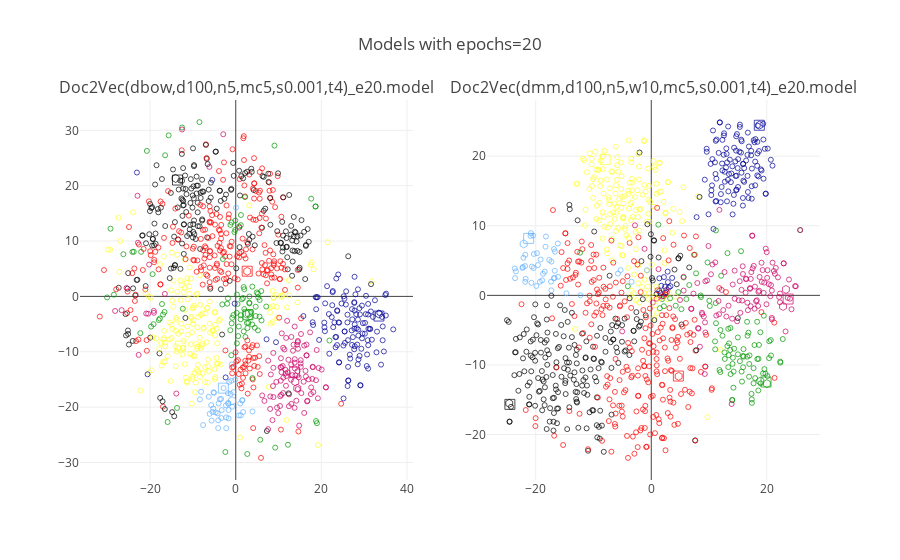

The code cell stored with this chart in its notebook:
### Code cell
pyoff.iplot(fig4, filename='tsnePlot1_epochs20')

### Figure 1 — Plotly figure (JSON) as saved in the notebook; plotly's stock layout.template omitted (floating-point values rounded to 4 significant figures; data arrays with more than 128 entries replaced by an {"elided": "..."} marker saying what was removed)
{"data": [{"marker": {"color": {"elided": "1008 str values"}, "line": {"color": "black", "width": 1}, "showscale": false, "size": {"elided": "1008 int values"}, "symbol": {"elided": "1008 int values"}}, "mode": "markers", "text": {"elided": "1008 str values"}, "type": "scatter", "x": {"elided": "1008 float values"}, "xaxis": "x1", "y": {"elided": "1008 float values"}, "yaxis": "y1"}, {"marker": {"color": {"elided": "1008 str values"}, "line": {"color": "black", "width": 1}, "showscale": false, "size": {"elided": "1008 int values"}, "symbol": {"elided": "1008 int values"}}, "mode": "markers", "text": {"elided": "1008 str values"}, "type": "scatter", "x": {"elided": "1008 float values"}, "xaxis": "x2", "y": {"elided": "1008 float values"}, "yaxis": "y2"}], "layout": {"annotations": [{"font": {"size": 16}, "showarrow": false, "text": "Doc2Vec(dbow,d100,n5,mc5,s0.001,t4)_e20.model", "x": 0.225, "xanchor": "center", "xref": "paper", "y": 1, "yanchor": "bottom", "yref": "paper"}, {"font": {"size": 16}, "showarrow": false, "text": "Doc2Vec(dmm,d100,n5,w10,mc5,s0.001,t4)_e20.model", "x": 0.775, "xanchor": "center", "xref": "paper", "y": 1, "yanchor": "bottom", "yref": "paper"}], "showlegend": false, "title": "Models with epochs=20", "xaxis1": {"anchor": "y1", "domain": [0, 0.45]}, "xaxis2": {"anchor": "y2", "domain": [0.55, 1]}, "yaxis1": {"anchor": "x1", "domain": [0, 1]}, "yaxis2": {"anchor": "x2", "domain": [0, 1]}}}
